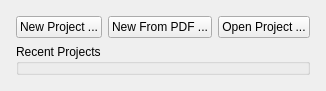
<?xml version="1.0" encoding="UTF-8"?>
<ui version="4.0">
 <class>NewOpenProjectPanel</class>
 <widget class="QWidget" name="NewOpenProjectPanel">
  <property name="geometry">
   <rect>
    <x>0</x>
    <y>0</y>
    <width>302</width>
    <height>81</height>
   </rect>
  </property>
  <property name="sizePolicy">
   <sizepolicy hsizetype="Preferred" vsizetype="Preferred">
    <horstretch>0</horstretch>
    <verstretch>0</verstretch>
   </sizepolicy>
  </property>
  <property name="windowTitle">
   <string>Form</string>
  </property>
  <property name="autoFillBackground">
   <bool>false</bool>
  </property>
  <layout class="QVBoxLayout" name="verticalLayout_2">
   <property name="leftMargin">
    <number>7</number>
   </property>
   <property name="topMargin">
    <number>7</number>
   </property>
   <property name="rightMargin">
    <number>7</number>
   </property>
   <property name="bottomMargin">
    <number>7</number>
   </property>
   <item>
    <widget class="QWidget" name="widget" native="true">
     <layout class="QVBoxLayout" name="verticalLayout">
      <item>
       <layout class="QHBoxLayout" name="horizontalLayout">
        <item>
         <spacer name="horizontalSpacer_2">
          <property name="orientation">
           <enum>Qt::Horizontal</enum>
          </property>
          <property name="sizeType">
           <enum>QSizePolicy::Minimum</enum>
          </property>
          <property name="sizeHint" stdset="0">
           <size>
            <width>0</width>
            <height>0</height>
           </size>
          </property>
         </spacer>
        </item>
        <item>
         <widget class="QPushButton" name="newProjectButton">
          <property name="sizePolicy">
           <sizepolicy hsizetype="Fixed" vsizetype="Fixed">
            <horstretch>0</horstretch>
            <verstretch>0</verstretch>
           </sizepolicy>
          </property>
          <property name="text">
           <string>New Project ...</string>
          </property>
         </widget>
        </item>
        <item>
         <widget class="QPushButton" name="newProjectPdfButton">
          <property name="sizePolicy">
           <sizepolicy hsizetype="Fixed" vsizetype="Fixed">
            <horstretch>0</horstretch>
            <verstretch>0</verstretch>
           </sizepolicy>
          </property>
          <property name="text">
           <string>New From PDF ...</string>
          </property>
         </widget>
        </item>
        <item>
         <spacer name="horizontalSpacer">
          <property name="orientation">
           <enum>Qt::Horizontal</enum>
          </property>
          <property name="sizeType">
           <enum>QSizePolicy::Minimum</enum>
          </property>
          <property name="sizeHint" stdset="0">
           <size>
            <width>0</width>
            <height>0</height>
           </size>
          </property>
         </spacer>
        </item>
        <item>
         <widget class="QPushButton" name="openProjectButton">
          <property name="sizePolicy">
           <sizepolicy hsizetype="Fixed" vsizetype="Fixed">
            <horstretch>0</horstretch>
            <verstretch>0</verstretch>
           </sizepolicy>
          </property>
          <property name="text">
           <string>Open Project ...</string>
          </property>
         </widget>
        </item>
        <item>
         <spacer name="horizontalSpacer_3">
          <property name="orientation">
           <enum>Qt::Horizontal</enum>
          </property>
          <property name="sizeType">
           <enum>QSizePolicy::Minimum</enum>
          </property>
          <property name="sizeHint" stdset="0">
           <size>
            <width>0</width>
            <height>0</height>
           </size>
          </property>
         </spacer>
        </item>
       </layout>
      </item>
      <item>
       <widget class="QGroupBox" name="recentProjectsGroup">
        <property name="title">
         <string>Recent Projects</string>
        </property>
       </widget>
      </item>
     </layout>
    </widget>
   </item>
  </layout>
 </widget>
 <resources/>
 <connections/>
</ui>
